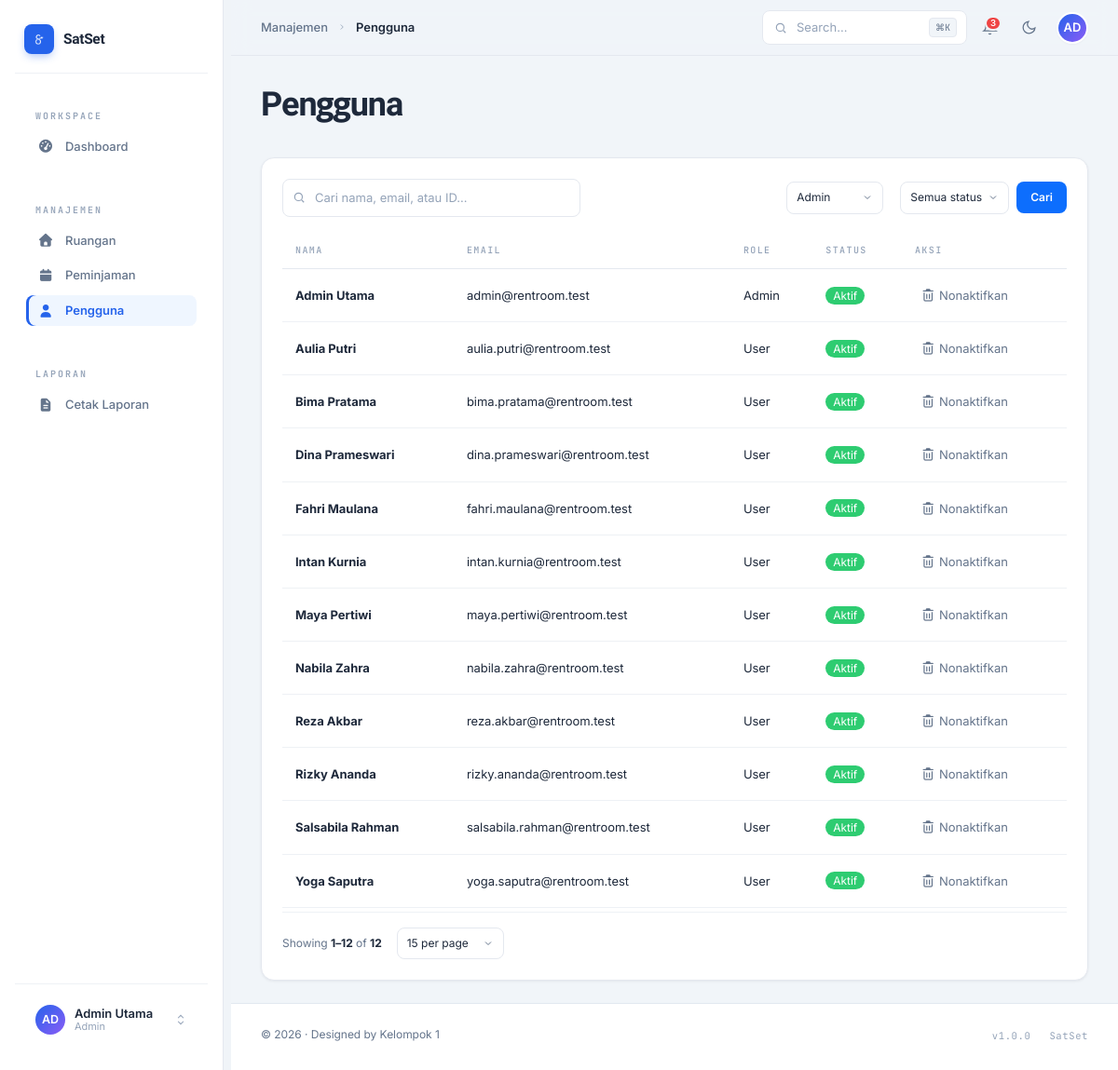
The page /pages/admin/users.php (signed in) on the database its author committed.
### tables this page shows
CREATE TABLE `users` (
  `id` int NOT NULL,
  `password` varchar(255) NOT NULL,
  `name` varchar(100) DEFAULT NULL,
  `email` varchar(100) DEFAULT NULL,
  `is_active` tinyint DEFAULT '1' COMMENT 'Untuk fitur Soft Delete',
  `role` enum('admin','user') NOT NULL
);

### config/middleware.php (called while the page is built, shortened)
<?php
$role = $_SESSION['role'] ?? null;

### pages/admin/users.php (the view, shortened to what this page needs)
<?php
$active = 'pengguna';
$crumbs = 'Manajemen | Pengguna';
include __DIR__ . '/../../config/connection.php';
$search = isset($_GET['search']) ? trim($_GET['search']) : '';
$status = isset($_GET['status']) ? $_GET['status'] : '';
$page = isset($_GET['page']) ? max(1, intval($_GET['page'])) : 1;
$per_page = isset($_GET['per_page']) ? intval($_GET['per_page']) : 15;
$where = [];
$where_clause = (count($where) > 0) ? 'WHERE ' . implode(' AND ', $where) : '';
$count_sql = "SELECT COUNT(*) as total FROM users $where_clause";
$count_res = mysqli_query($conn, $count_sql);
$total_rows = mysqli_fetch_assoc($count_res)['total'];
$total_pages = max(1, (int) ceil($total_rows / $per_page));
$page = min($page, $total_pages);
$offset = ($page - 1) * $per_page;
$sql = "SELECT id, name, email, role, is_active
        FROM users $where_clause
        ORDER BY name ASC
        LIMIT $offset, $per_page";
$result = mysqli_query($conn, $sql);
?>
<!DOCTYPE html>
<html lang="en">
<head>
    <?php include __DIR__ . '/../../includes/header.php'; ?>
</head>
<body data-active="<?= htmlspecialchars($active) ?>" data-crumbs="<?= htmlspecialchars($crumbs) ?>">
    <div class="shell">
        <?php include __DIR__ . '/../../includes/sidebar.php'; ?>
        <div class="main">
            <?php include __DIR__ . '/../../includes/navbar.php'; ?>
            <main class="content">
                <section class="hero">
                    <div class="hero-text">
                        <h1 class="hero-title">Pengguna</h1>
                    </div>
                </section>
                <div class="grid">
                    <section class="col-12 card">
                        <form method="get" id="filter-form">
                            <div class="data-toolbar">
                                <div class="data-toolbar-left">
                                    <div class="input-icon" style="flex:1; max-width:320px;">
                                        <span class="ico"></span>
                                        <input class="input" type="search" name="search"
                                            value="<?= htmlspecialchars($search) ?>"
                                            placeholder="Cari nama, email, atau ID...">
                                    </div>
                                </div>
                                <div class="data-toolbar-right">
                                    <select class="select" name="role"
                                        style="width:auto; padding:7px 28px 7px 10px; font-size:12px;">
                                        <option value="admin" <?= $role === 'admin' ? 'selected' : '' ?>>Admin</option>
                                    </select>
                                    <select class="select" name="status"
                                        style="width:auto; padding:7px 28px 7px 10px; font-size:12px; margin-left:10px;">
                                        <option value="" <?= $status === '' ? 'selected' : '' ?>>Semua status</option>
                                    </select>
                                    <button type="submit" class="btn btn-primary"
                                        style="font-size:12px; padding:7px 14px;">Cari</button>
                                </div>
                            </div>
                            </form>
                        <div>
                            <table class="data-table">
                                <thead>
                                    <tr>
                                        <th>Nama</th>
                                        <th>Email</th>
                                        <th>Role</th>
                                        <th>Status</th>
                                        <th>Aksi</th>
                                    </tr>
                                </thead>
                                <tbody>
                                    <?php if ($total_rows > 0 && mysqli_num_rows($result) > 0): ?>
                                        <?php while ($row = mysqli_fetch_assoc($result)): ?>
                                            <tr class="data-row">
                                                <td>
                                                    <div class="fw-bold"><?= htmlspecialchars($row['name']) ?></div>
                                                </td>
                                                <td><?= htmlspecialchars($row['email']) ?></td>
                                                <td><?= ucfirst(htmlspecialchars($row['role'])) ?></td>
                                                <td>
                                                    <?php if ($row['is_active']): ?>
                                                        <span class="badge-active">Aktif</span>
                                                    <?php else: ?>
                                                        <span class="badge-inactive">Nonaktif</span>
                                                    <?php endif; ?>
                                                </td>
                                                <td class="data-cell-actions">
                                                    <?php if ($row['is_active']): ?>
                                                        <form method="POST" style="display:inline"
                                                            onsubmit="return confirm('Nonaktifkan user ini?')">
                                                            <button type="submit" name="deactivate_user"
                                                                class="btn--icon btn-deactivate" aria-label="Nonaktifkan">
                                                                <i class="fa-regular fa-trash-can"></i> Nonaktifkan
                                                            </button>
                                                        </form>
                                                    <?php endif; ?>
                                                </td>
                                            </tr>
                                        <?php endwhile; ?>
                                    <?php endif; ?>
                                </tbody>
                            </table>
                        </div>
                        <div class="data-foot">
                            <div class="data-foot-info">
                                <?php
                                $from_n = $total_rows > 0 ? ($page - 1) * $per_page + 1 : 0;
                                $to_n = min($page * $per_page, $total_rows);
                                ?>
                                <span>Showing <strong style="color:var(--t-base)"><?= $from_n ?>–<?= $to_n ?></strong>
                                    of <strong style="color:var(--t-base)"><?= $total_rows ?></strong></span>
                                <select class="select" name="per_page"
                                    style="width:auto; padding:7px 28px 7px 10px; font-size:12px; margin-right:10px;"
                                    onchange="document.getElementById('filter-per-page').value=this.value; document.getElementById('filter-form').submit();">
                                    <option value="15" <?= $per_page === 15 ? 'selected' : '' ?>>15 per page</option>
                                </select>
                            </div>
                        </div>
                    </section>
                </div>
            </main>
            <?php include __DIR__ . '/../../includes/footer.php'; ?>
        </div>
        <?php include __DIR__ . '/../../includes/script.php'; ?>
</body>
</html>

### assets/css/admin/dashboard.css (style rules this page uses)
*, *::before, *::after { box-sizing: border-box; margin: 0; padding: 0; }
body { font-family: Inter, -apple-system, Roboto, Helvetica, sans-serif; background: #f1f5f9; color: #1e293b; }
.shell { display: flex; min-height: 100vh; }
.main { flex: 1 1 0; display: flex; flex-direction: column; min-width: 0; background: #f1f5f9; }
.content { flex: 1; padding: 24px 28px 40px; background: #f1f5f9; }

### pages/admin/users.php (style rules this page uses)
.badge-active { background: #2ecc71; color: white; padding: 2px 8px; border-radius: 12px; font-size: 12px; }
.btn-deactivate { background: transparent; border: none; color: #e74c3c; }

### rows shown on the page
users: name "Admin Utama", email "admin@rentroom.test", role "Admin", is_active "Aktif"
users: name "Aulia Putri", email "aulia.putri@rentroom.test", role "User", is_active "Aktif"
users: name "Bima Pratama", email "bima.pratama@rentroom.test", role "User", is_active "Aktif"
users: name "Dina Prameswari", email "dina.prameswari@rentroom.test", role "User", is_active "Aktif"
users: name "Fahri Maulana", email "fahri.maulana@rentroom.test", role "User", is_active "Aktif"
users: name "Intan Kurnia", email "intan.kurnia@rentroom.test", role "User", is_active "Aktif"
users: name "Maya Pertiwi", email "maya.pertiwi@rentroom.test", role "User", is_active "Aktif"
users: name "Nabila Zahra", email "nabila.zahra@rentroom.test", role "User", is_active "Aktif"
users: name "Reza Akbar", email "reza.akbar@rentroom.test", role "User", is_active "Aktif"
users: name "Rizky Ananda", email "rizky.ananda@rentroom.test", role "User", is_active "Aktif"
users: name "Salsabila Rahman", email "salsabila.rahman@rentroom.test", role "User", is_active "Aktif"
users: name "Yoga Saputra", email "yoga.saputra@rentroom.test", role "User", is_active "Aktif"

### other values the page prints
$section['label'] "WORKSPACE"
$item['text'] "Dashboard"
$section['label'] "MANAJEMEN"
$item['text'] "Ruangan"
$item['text'] "Peminjaman"
$item['text'] "Pengguna"
$section['label'] "LAPORAN"
$item['text'] "Cetak Laporan"
$name "Admin Utama"
$session_role "Admin"
$p "Manajemen"
$p "Pengguna"
$from_n "1"
$to_n "12"
$total_rows "12"
